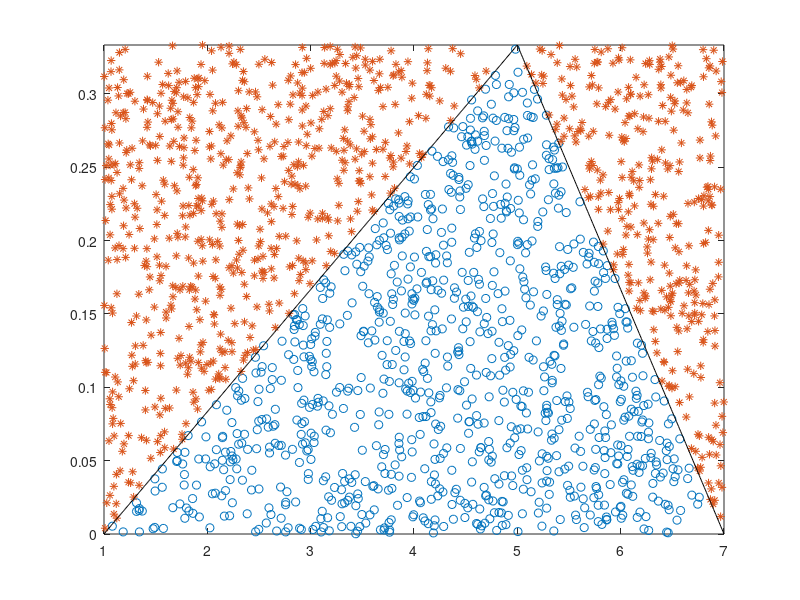

The MATLAB source for this figure: (Note: this script raises an error after producing the figure.)
%Stat 572 HW2 Part A

%Writing the accept/reject algorithm.

n = 1000;
c = 1/3;
funy1 = @(y) (y-1)./12;
funy2 = @(y) (y-7)./(-6);
x = zeros(1,n);
xy = zeros(1,n);
rej = zeros(1,n);
rejy = zeros(1,n);
index_rv = 1;
irej = 1;
%if-else chain controls which pdf
%to compare to.
while index_rv <= n
    y = unifrnd(1,7);
    u = unifrnd(0,1);
    if y <= 5 && u <= (((y-1)./12)/c)
        x(index_rv) = y;
        xy(index_rv) = u*c;
        index_rv = index_rv + 1;
    elseif y > 5 && u <= (((y-7)./(-6))/c)
        x(index_rv) = y;
        xy(index_rv) = u*c;
        index_rv = index_rv + 1;
    else
        rej(irej) = y;
        rejy(irej) = u*c;
        irej = irej + 1;
    end
end

%Calculate the acceptance rate.
acceptance_rate = index_rv/(irej+index_rv);
acceptance_rate

%Superimpose true density and
%graph results from algorithm.
figure(1)
plot(x, xy, "o", rej, rejy, "*")
hold on
xx1 = 1:0.01:5;
xx2 = 5:0.01:7;
plot(xx1,funy1(xx1), 'k', xx2,funy2(xx2), 'k')
axis([1 7 0 c])
hold off

figure(2)
histogram(x, 20, "normalization", "pdf")
axis square
hold on
xx1 = 1:0.01:5;
xx2 = 5:0.01:7;
plot(xx1,funy1(xx1), 'k', xx2,funy2(xx2), 'k')
axis square
hold off